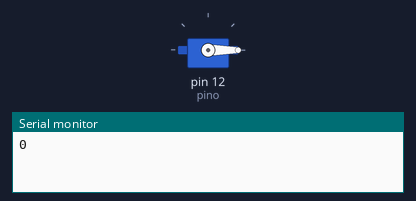
Recording of a sketch running on a simulated Arduino Uno, built with avr-gcc and run on an emulated ATmega328P. Shown: servo, the last lines printed to the serial monitor.

Above: at 0.05 s.
At 9.97 s:
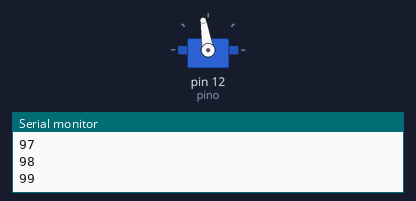
At 19.99 s:
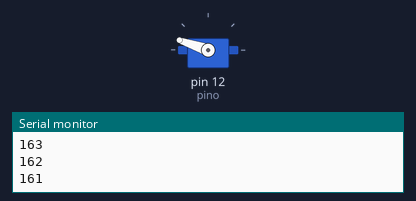
At 39.94 s:
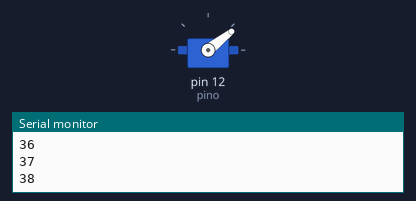
Timing chart, 0 to 40.0 s (numbered marks = the images above):
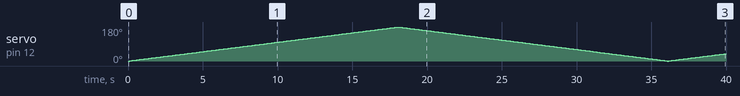

The sketch:

SERVO.ino
```cpp
#include <Servo.h>
int pino=12;
int pos=0;
Servo myservo;
void setup() {
  Serial.begin(9600);
  myservo.attach(pino);
}
void loop() {
  for (pos=0;pos<180;pos++){
  Serial.println(pos);
  myservo.write(pos);
  delay(100);
  }
  for (pos=180;pos>0;pos--){
  Serial.println(pos);
  myservo.write(pos);
  delay(100);
  }
}
```

Measured:
- by itself, servo on pin 12 (pino): 0° → 1° at 0.10 s, → 2° 0.10 s later, → 3° 0.10 s later, → 4° 0.10 s later, … (399 changes in this stretch)
